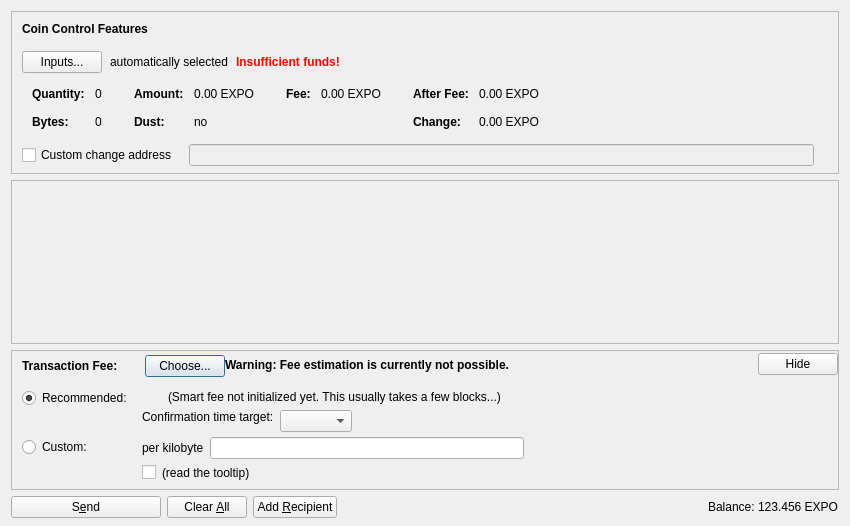
<?xml version="1.0" encoding="UTF-8"?>
<ui version="4.0">
 <class>SendCoinsDialog</class>
 <widget class="QDialog" name="SendCoinsDialog">
  <property name="geometry">
   <rect>
    <x>0</x>
    <y>0</y>
    <width>850</width>
    <height>526</height>
   </rect>
  </property>
  <property name="windowTitle">
   <string>Send Coins</string>
  </property>
  <layout class="QVBoxLayout" name="verticalLayout" stretch="0,1,0,0">
   <property name="bottomMargin">
    <number>8</number>
   </property>
   <item>
    <widget class="QFrame" name="frameCoinControl">
     <property name="sizePolicy">
      <sizepolicy hsizetype="Expanding" vsizetype="Expanding">
       <horstretch>0</horstretch>
       <verstretch>0</verstretch>
      </sizepolicy>
     </property>
     <property name="maximumSize">
      <size>
       <width>16777215</width>
       <height>16777215</height>
      </size>
     </property>
     <property name="frameShape">
      <enum>QFrame::StyledPanel</enum>
     </property>
     <property name="frameShadow">
      <enum>QFrame::Sunken</enum>
     </property>
     <layout class="QVBoxLayout" name="verticalLayoutCoinControl2">
      <property name="spacing">
       <number>0</number>
      </property>
      <property name="leftMargin">
       <number>0</number>
      </property>
      <property name="topMargin">
       <number>0</number>
      </property>
      <property name="rightMargin">
       <number>0</number>
      </property>
      <property name="bottomMargin">
       <number>6</number>
      </property>
      <item>
       <layout class="QVBoxLayout" name="verticalLayoutCoinControl" stretch="0,0,0,0,1">
        <property name="spacing">
         <number>0</number>
        </property>
        <property name="leftMargin">
         <number>10</number>
        </property>
        <property name="topMargin">
         <number>10</number>
        </property>
        <item>
         <layout class="QHBoxLayout" name="horizontalLayoutCoinControl1">
          <property name="bottomMargin">
           <number>15</number>
          </property>
          <item>
           <widget class="QLabel" name="labelCoinControlFeatures">
            <property name="sizePolicy">
             <sizepolicy hsizetype="Preferred" vsizetype="Maximum">
              <horstretch>0</horstretch>
              <verstretch>0</verstretch>
             </sizepolicy>
            </property>
            <property name="font">
             <font>
              <weight>75</weight>
              <bold>true</bold>
             </font>
            </property>
            <property name="styleSheet">
             <string notr="true">font-weight:bold;</string>
            </property>
            <property name="text">
             <string>Coin Control Features</string>
            </property>
           </widget>
          </item>
         </layout>
        </item>
        <item>
         <layout class="QHBoxLayout" name="horizontalLayoutCoinControl2" stretch="0,0,0,0">
          <property name="spacing">
           <number>8</number>
          </property>
          <property name="bottomMargin">
           <number>10</number>
          </property>
          <item>
           <widget class="QPushButton" name="pushButtonCoinControl">
            <property name="styleSheet">
             <string notr="true"/>
            </property>
            <property name="text">
             <string>Inputs...</string>
            </property>
            <property name="autoDefault">
             <bool>false</bool>
            </property>
           </widget>
          </item>
          <item>
           <widget class="QLabel" name="labelCoinControlAutomaticallySelected">
            <property name="text">
             <string>automatically selected</string>
            </property>
            <property name="margin">
             <number>5</number>
            </property>
           </widget>
          </item>
          <item>
           <widget class="QLabel" name="labelCoinControlInsuffFunds">
            <property name="font">
             <font>
              <weight>75</weight>
              <bold>true</bold>
             </font>
            </property>
            <property name="styleSheet">
             <string notr="true">color:red;font-weight:bold;</string>
            </property>
            <property name="text">
             <string>Insufficient funds!</string>
            </property>
            <property name="margin">
             <number>5</number>
            </property>
           </widget>
          </item>
          <item>
           <spacer name="horizontalSpacerCoinControl">
            <property name="orientation">
             <enum>Qt::Horizontal</enum>
            </property>
            <property name="sizeHint" stdset="0">
             <size>
              <width>40</width>
              <height>1</height>
             </size>
            </property>
           </spacer>
          </item>
         </layout>
        </item>
        <item>
         <widget class="QWidget" name="widgetCoinControl" native="true">
          <property name="sizePolicy">
           <sizepolicy hsizetype="Preferred" vsizetype="Preferred">
            <horstretch>0</horstretch>
            <verstretch>0</verstretch>
           </sizepolicy>
          </property>
          <property name="minimumSize">
           <size>
            <width>0</width>
            <height>0</height>
           </size>
          </property>
          <property name="styleSheet">
           <string notr="true"/>
          </property>
          <layout class="QHBoxLayout" name="horizontalLayoutCoinControl5">
           <property name="leftMargin">
            <number>0</number>
           </property>
           <property name="topMargin">
            <number>0</number>
           </property>
           <property name="rightMargin">
            <number>0</number>
           </property>
           <property name="bottomMargin">
            <number>0</number>
           </property>
           <item>
            <layout class="QHBoxLayout" name="horizontalLayoutCoinControl3" stretch="0,0,0,1">
             <property name="spacing">
              <number>20</number>
             </property>
             <property name="topMargin">
              <number>0</number>
             </property>
             <property name="bottomMargin">
              <number>10</number>
             </property>
             <item>
              <layout class="QFormLayout" name="formLayoutCoinControl1">
               <property name="horizontalSpacing">
                <number>10</number>
               </property>
               <property name="verticalSpacing">
                <number>14</number>
               </property>
               <property name="leftMargin">
                <number>10</number>
               </property>
               <property name="topMargin">
                <number>4</number>
               </property>
               <property name="rightMargin">
                <number>6</number>
               </property>
               <item row="0" column="0">
                <widget class="QLabel" name="labelCoinControlQuantityText">
                 <property name="font">
                  <font>
                   <weight>75</weight>
                   <bold>true</bold>
                  </font>
                 </property>
                 <property name="text">
                  <string>Quantity:</string>
                 </property>
                 <property name="margin">
                  <number>0</number>
                 </property>
                </widget>
               </item>
               <item row="0" column="1">
                <widget class="QLabel" name="labelCoinControlQuantity">
                 <property name="cursor">
                  <cursorShape>IBeamCursor</cursorShape>
                 </property>
                 <property name="contextMenuPolicy">
                  <enum>Qt::ActionsContextMenu</enum>
                 </property>
                 <property name="text">
                  <string notr="true">0</string>
                 </property>
                 <property name="margin">
                  <number>0</number>
                 </property>
                 <property name="textInteractionFlags">
                  <set>Qt::LinksAccessibleByMouse|Qt::TextSelectableByKeyboard|Qt::TextSelectableByMouse</set>
                 </property>
                </widget>
               </item>
               <item row="1" column="0">
                <widget class="QLabel" name="labelCoinControlBytesText">
                 <property name="font">
                  <font>
                   <weight>75</weight>
                   <bold>true</bold>
                  </font>
                 </property>
                 <property name="text">
                  <string>Bytes:</string>
                 </property>
                </widget>
               </item>
               <item row="1" column="1">
                <widget class="QLabel" name="labelCoinControlBytes">
                 <property name="cursor">
                  <cursorShape>IBeamCursor</cursorShape>
                 </property>
                 <property name="contextMenuPolicy">
                  <enum>Qt::ActionsContextMenu</enum>
                 </property>
                 <property name="text">
                  <string notr="true">0</string>
                 </property>
                 <property name="textInteractionFlags">
                  <set>Qt::LinksAccessibleByMouse|Qt::TextSelectableByKeyboard|Qt::TextSelectableByMouse</set>
                 </property>
                </widget>
               </item>
              </layout>
             </item>
             <item>
              <layout class="QFormLayout" name="formLayoutCoinControl2">
               <property name="horizontalSpacing">
                <number>10</number>
               </property>
               <property name="verticalSpacing">
                <number>14</number>
               </property>
               <property name="leftMargin">
                <number>6</number>
               </property>
               <property name="topMargin">
                <number>4</number>
               </property>
               <property name="rightMargin">
                <number>6</number>
               </property>
               <item row="0" column="0">
                <widget class="QLabel" name="labelCoinControlAmountText">
                 <property name="font">
                  <font>
                   <weight>75</weight>
                   <bold>true</bold>
                  </font>
                 </property>
                 <property name="text">
                  <string>Amount:</string>
                 </property>
                 <property name="margin">
                  <number>0</number>
                 </property>
                </widget>
               </item>
               <item row="0" column="1">
                <widget class="QLabel" name="labelCoinControlAmount">
                 <property name="cursor">
                  <cursorShape>IBeamCursor</cursorShape>
                 </property>
                 <property name="contextMenuPolicy">
                  <enum>Qt::ActionsContextMenu</enum>
                 </property>
                 <property name="text">
                  <string notr="true">0.00 EXPO</string>
                 </property>
                 <property name="textInteractionFlags">
                  <set>Qt::LinksAccessibleByMouse|Qt::TextSelectableByKeyboard|Qt::TextSelectableByMouse</set>
                 </property>
                </widget>
               </item>
               <item row="1" column="0">
                <widget class="QLabel" name="labelCoinControlLowOutputText">
                 <property name="font">
                  <font>
                   <weight>75</weight>
                   <bold>true</bold>
                  </font>
                 </property>
                 <property name="text">
                  <string>Dust:</string>
                 </property>
                </widget>
               </item>
               <item row="1" column="1">
                <widget class="QLabel" name="labelCoinControlLowOutput">
                 <property name="cursor">
                  <cursorShape>IBeamCursor</cursorShape>
                 </property>
                 <property name="contextMenuPolicy">
                  <enum>Qt::ActionsContextMenu</enum>
                 </property>
                 <property name="text">
                  <string notr="true">no</string>
                 </property>
                 <property name="textInteractionFlags">
                  <set>Qt::LinksAccessibleByMouse|Qt::TextSelectableByKeyboard|Qt::TextSelectableByMouse</set>
                 </property>
                </widget>
               </item>
              </layout>
             </item>
             <item>
              <layout class="QFormLayout" name="formLayoutCoinControl3">
               <property name="horizontalSpacing">
                <number>10</number>
               </property>
               <property name="verticalSpacing">
                <number>14</number>
               </property>
               <property name="leftMargin">
                <number>6</number>
               </property>
               <property name="topMargin">
                <number>4</number>
               </property>
               <property name="rightMargin">
                <number>6</number>
               </property>
               <item row="0" column="0">
                <widget class="QLabel" name="labelCoinControlFeeText">
                 <property name="font">
                  <font>
                   <weight>75</weight>
                   <bold>true</bold>
                  </font>
                 </property>
                 <property name="text">
                  <string>Fee:</string>
                 </property>
                 <property name="margin">
                  <number>0</number>
                 </property>
                </widget>
               </item>
               <item row="0" column="1">
                <widget class="QLabel" name="labelCoinControlFee">
                 <property name="cursor">
                  <cursorShape>IBeamCursor</cursorShape>
                 </property>
                 <property name="contextMenuPolicy">
                  <enum>Qt::ActionsContextMenu</enum>
                 </property>
                 <property name="text">
                  <string notr="true">0.00 EXPO</string>
                 </property>
                 <property name="textInteractionFlags">
                  <set>Qt::LinksAccessibleByMouse|Qt::TextSelectableByKeyboard|Qt::TextSelectableByMouse</set>
                 </property>
                </widget>
               </item>
              </layout>
             </item>
             <item>
              <layout class="QFormLayout" name="formLayoutCoinControl4">
               <property name="horizontalSpacing">
                <number>10</number>
               </property>
               <property name="verticalSpacing">
                <number>14</number>
               </property>
               <property name="leftMargin">
                <number>6</number>
               </property>
               <property name="topMargin">
                <number>4</number>
               </property>
               <property name="rightMargin">
                <number>6</number>
               </property>
               <item row="0" column="0">
                <widget class="QLabel" name="labelCoinControlAfterFeeText">
                 <property name="font">
                  <font>
                   <weight>75</weight>
                   <bold>true</bold>
                  </font>
                 </property>
                 <property name="text">
                  <string>After Fee:</string>
                 </property>
                 <property name="margin">
                  <number>0</number>
                 </property>
                </widget>
               </item>
               <item row="0" column="1">
                <widget class="QLabel" name="labelCoinControlAfterFee">
                 <property name="cursor">
                  <cursorShape>IBeamCursor</cursorShape>
                 </property>
                 <property name="contextMenuPolicy">
                  <enum>Qt::ActionsContextMenu</enum>
                 </property>
                 <property name="text">
                  <string notr="true">0.00 EXPO</string>
                 </property>
                 <property name="textInteractionFlags">
                  <set>Qt::LinksAccessibleByMouse|Qt::TextSelectableByKeyboard|Qt::TextSelectableByMouse</set>
                 </property>
                </widget>
               </item>
               <item row="1" column="0">
                <widget class="QLabel" name="labelCoinControlChangeText">
                 <property name="font">
                  <font>
                   <weight>75</weight>
                   <bold>true</bold>
                  </font>
                 </property>
                 <property name="text">
                  <string>Change:</string>
                 </property>
                </widget>
               </item>
               <item row="1" column="1">
                <widget class="QLabel" name="labelCoinControlChange">
                 <property name="cursor">
                  <cursorShape>IBeamCursor</cursorShape>
                 </property>
                 <property name="contextMenuPolicy">
                  <enum>Qt::ActionsContextMenu</enum>
                 </property>
                 <property name="text">
                  <string notr="true">0.00 EXPO</string>
                 </property>
                 <property name="textInteractionFlags">
                  <set>Qt::LinksAccessibleByMouse|Qt::TextSelectableByKeyboard|Qt::TextSelectableByMouse</set>
                 </property>
                </widget>
               </item>
              </layout>
             </item>
            </layout>
           </item>
          </layout>
         </widget>
        </item>
        <item>
         <layout class="QHBoxLayout" name="horizontalLayoutCoinControl4" stretch="0,0,0">
          <property name="spacing">
           <number>12</number>
          </property>
          <property name="sizeConstraint">
           <enum>QLayout::SetDefaultConstraint</enum>
          </property>
          <property name="topMargin">
           <number>5</number>
          </property>
          <property name="rightMargin">
           <number>5</number>
          </property>
          <item>
           <widget class="QCheckBox" name="checkBoxCoinControlChange">
            <property name="toolTip">
             <string>If this is activated, but the change address is empty or invalid, change will be sent to a newly generated address.</string>
            </property>
            <property name="text">
             <string>Custom change address</string>
            </property>
           </widget>
          </item>
          <item>
           <widget class="QValidatedLineEdit" name="lineEditCoinControlChange">
            <property name="enabled">
             <bool>false</bool>
            </property>
            <property name="sizePolicy">
             <sizepolicy hsizetype="Expanding" vsizetype="Fixed">
              <horstretch>0</horstretch>
              <verstretch>0</verstretch>
             </sizepolicy>
            </property>
           </widget>
          </item>
          <item>
           <widget class="QLabel" name="labelCoinControlChangeLabel">
            <property name="sizePolicy">
             <sizepolicy hsizetype="Preferred" vsizetype="Expanding">
              <horstretch>0</horstretch>
              <verstretch>0</verstretch>
             </sizepolicy>
            </property>
            <property name="minimumSize">
             <size>
              <width>0</width>
              <height>0</height>
             </size>
            </property>
            <property name="text">
             <string/>
            </property>
            <property name="margin">
             <number>3</number>
            </property>
           </widget>
          </item>
         </layout>
        </item>
        <item>
         <spacer name="verticalSpacerCoinControl">
          <property name="orientation">
           <enum>Qt::Vertical</enum>
          </property>
          <property name="sizeHint" stdset="0">
           <size>
            <width>800</width>
            <height>1</height>
           </size>
          </property>
         </spacer>
        </item>
       </layout>
      </item>
     </layout>
    </widget>
   </item>
   <item>
    <widget class="QScrollArea" name="scrollArea">
     <property name="widgetResizable">
      <bool>true</bool>
     </property>
     <widget class="QWidget" name="scrollAreaWidgetContents">
      <property name="geometry">
       <rect>
        <x>0</x>
        <y>0</y>
        <width>830</width>
        <height>104</height>
       </rect>
      </property>
      <layout class="QVBoxLayout" name="verticalLayout_2" stretch="0,1">
       <property name="leftMargin">
        <number>0</number>
       </property>
       <property name="topMargin">
        <number>0</number>
       </property>
       <property name="rightMargin">
        <number>0</number>
       </property>
       <property name="bottomMargin">
        <number>0</number>
       </property>
       <item>
        <layout class="QVBoxLayout" name="entries">
         <property name="spacing">
          <number>6</number>
         </property>
        </layout>
       </item>
       <item>
        <spacer name="verticalSpacer">
         <property name="orientation">
          <enum>Qt::Vertical</enum>
         </property>
         <property name="sizeHint" stdset="0">
          <size>
           <width>20</width>
           <height>40</height>
          </size>
         </property>
        </spacer>
       </item>
      </layout>
     </widget>
    </widget>
   </item>
   <item>
    <widget class="QFrame" name="frameFee">
     <property name="sizePolicy">
      <sizepolicy hsizetype="Expanding" vsizetype="Expanding">
       <horstretch>0</horstretch>
       <verstretch>0</verstretch>
      </sizepolicy>
     </property>
     <property name="maximumSize">
      <size>
       <width>16777215</width>
       <height>16777215</height>
      </size>
     </property>
     <property name="frameShape">
      <enum>QFrame::StyledPanel</enum>
     </property>
     <property name="frameShadow">
      <enum>QFrame::Sunken</enum>
     </property>
     <layout class="QVBoxLayout" name="verticalLayoutFee1">
      <property name="spacing">
       <number>0</number>
      </property>
      <property name="leftMargin">
       <number>0</number>
      </property>
      <property name="topMargin">
       <number>0</number>
      </property>
      <property name="rightMargin">
       <number>0</number>
      </property>
      <property name="bottomMargin">
       <number>0</number>
      </property>
      <item>
       <layout class="QVBoxLayout" name="verticalLayoutFee2" stretch="0,0,0">
        <property name="spacing">
         <number>0</number>
        </property>
        <property name="leftMargin">
         <number>10</number>
        </property>
        <property name="topMargin">
         <number>0</number>
        </property>
        <item>
         <layout class="QHBoxLayout" name="horizontalLayoutFee1">
          <property name="bottomMargin">
           <number>0</number>
          </property>
          <item>
           <layout class="QVBoxLayout" name="verticalLayoutFee7">
            <property name="spacing">
             <number>0</number>
            </property>
            <item>
             <spacer name="verticalSpacerSmartFee">
              <property name="orientation">
               <enum>Qt::Vertical</enum>
              </property>
              <property name="sizeType">
               <enum>QSizePolicy::Fixed</enum>
              </property>
              <property name="sizeHint" stdset="0">
               <size>
                <width>1</width>
                <height>4</height>
               </size>
              </property>
             </spacer>
            </item>
            <item>
             <layout class="QHBoxLayout" name="horizontalLayoutSmartFee">
              <property name="spacing">
               <number>10</number>
              </property>
              <item>
               <widget class="QLabel" name="labelFeeHeadline">
                <property name="sizePolicy">
                 <sizepolicy hsizetype="Preferred" vsizetype="Maximum">
                  <horstretch>0</horstretch>
                  <verstretch>0</verstretch>
                 </sizepolicy>
                </property>
                <property name="font">
                 <font>
                  <weight>75</weight>
                  <bold>true</bold>
                 </font>
                </property>
                <property name="styleSheet">
                 <string notr="true">font-weight:bold;</string>
                </property>
                <property name="text">
                 <string>Transaction Fee:</string>
                </property>
               </widget>
              </item>
              <item>
               <widget class="QLabel" name="labelFeeMinimized">
                <property name="text">
                 <string/>
                </property>
               </widget>
              </item>
              <item>
               <widget class="QPushButton" name="buttonChooseFee">
                <property name="text">
                 <string>Choose...</string>
                </property>
               </widget>
              </item>
             </layout>
            </item>
            <item>
             <spacer name="verticalSpacer_5">
              <property name="orientation">
               <enum>Qt::Vertical</enum>
              </property>
              <property name="sizeHint" stdset="0">
               <size>
                <width>1</width>
                <height>1</height>
               </size>
              </property>
             </spacer>
            </item>
           </layout>
          </item>
          <item>
           <widget class="QLabel" name="fallbackFeeWarningLabel">
            <property name="toolTip">
             <string>Using the fallbackfee can result in sending a transaction that will take several hours or days (or never) to confirm. Consider choosing your fee manually or wait until you have validated the complete chain.</string>
            </property>
            <property name="font">
            <font>
                <weight>75</weight>
                <bold>true</bold>
            </font>
            </property>
            <property name="text">
             <string>Warning: Fee estimation is currently not possible.</string>
            </property>
            <property name="wordWrap">
             <bool>false</bool>
            </property>
           </widget>
          </item>
          <item>
           <spacer name="horizontalSpacer_4">
            <property name="orientation">
             <enum>Qt::Horizontal</enum>
            </property>
            <property name="sizeType">
             <enum>QSizePolicy::MinimumExpanding</enum>
            </property>
            <property name="sizeHint" stdset="0">
             <size>
              <width>40</width>
              <height>20</height>
             </size>
            </property>
           </spacer>
          </item>
          <item>
           <widget class="QPushButton" name="buttonMinimizeFee">
            <property name="toolTip">
             <string>collapse fee-settings</string>
            </property>
            <property name="text">
             <string>Hide</string>
            </property>
           </widget>
          </item>
         </layout>
        </item>
        <item>
         <widget class="QFrame" name="frameFeeSelection">
          <layout class="QVBoxLayout" name="verticalLayoutFee12">
           <property name="spacing">
            <number>0</number>
           </property>
           <property name="leftMargin">
            <number>0</number>
           </property>
           <property name="topMargin">
            <number>0</number>
           </property>
           <property name="rightMargin">
            <number>0</number>
           </property>
           <property name="bottomMargin">
            <number>0</number>
           </property>
           <item>
            <layout class="QGridLayout" name="gridLayoutFee">
             <property name="topMargin">
              <number>10</number>
             </property>
             <property name="bottomMargin">
              <number>4</number>
             </property>
             <property name="horizontalSpacing">
              <number>10</number>
             </property>
             <property name="verticalSpacing">
              <number>4</number>
             </property>
             <item row="1" column="1">
              <layout class="QVBoxLayout" name="verticalLayoutFee8">
               <property name="spacing">
                <number>6</number>
               </property>
               <item>
                <layout class="QHBoxLayout" name="horizontalLayoutFee13">
                 <item>
                  <widget class="QLabel" name="labelCustomPerKilobyte">
                   <property name="toolTip">
                    <string>If the custom fee is set to 1000 satoshis and the transaction is only 250 bytes, then &quot;per kilobyte&quot; only pays 250 satoshis in fee, while &quot;total at least&quot; pays 1000 satoshis. For transactions bigger than a kilobyte both pay by kilobyte.</string>
                   </property>
                   <property name="text">
                    <string>per kilobyte</string>
                   </property>
                  </widget>
                 </item>
                 <item>
                  <widget class="BitcoinAmountField" name="customFee"/>
                 </item>
                 <item>
                  <spacer name="horizontalSpacer_6">
                   <property name="orientation">
                    <enum>Qt::Horizontal</enum>
                   </property>
                   <property name="sizeHint" stdset="0">
                    <size>
                     <width>1</width>
                     <height>1</height>
                    </size>
                   </property>
                  </spacer>
                 </item>
                </layout>
               </item>
               <item>
                <layout class="QHBoxLayout" name="horizontalLayoutFee8">
                 <item>
                  <widget class="QCheckBox" name="checkBoxMinimumFee">
                   <property name="toolTip">
                    <string>Paying only the minimum fee is just fine as long as there is less transaction volume than space in the blocks. But be aware that this can end up in a never confirming transaction once there is more demand for expocash transactions than the network can process.</string>
                   </property>
                   <property name="text">
                    <string/>
                   </property>
                  </widget>
                 </item>
                 <item>
                  <widget class="QLabel" name="labelMinFeeWarning">
                   <property name="enabled">
                    <bool>true</bool>
                   </property>
                   <property name="toolTip">
                    <string>Paying only the minimum fee is just fine as long as there is less transaction volume than space in the blocks. But be aware that this can end up in a never confirming transaction once there is more demand for expocash transactions than the network can process.</string>
                   </property>
                   <property name="text">
                    <string>(read the tooltip)</string>
                   </property>
                   <property name="margin">
                    <number>5</number>
                   </property>
                  </widget>
                 </item>
                 <item>
                  <spacer name="horizontalSpacer_2">
                   <property name="orientation">
                    <enum>Qt::Horizontal</enum>
                   </property>
                   <property name="sizeHint" stdset="0">
                    <size>
                     <width>1</width>
                     <height>1</height>
                    </size>
                   </property>
                  </spacer>
                 </item>
                </layout>
               </item>
              </layout>
             </item>
             <item row="0" column="0">
              <layout class="QVBoxLayout" name="verticalLayoutFee4" stretch="0,1">
               <item>
                <widget class="QRadioButton" name="radioSmartFee">
                 <property name="text">
                  <string>Recommended:</string>
                 </property>
                 <property name="checked">
                  <bool>true</bool>
                 </property>
                 <attribute name="buttonGroup">
                  <string notr="true">groupFee</string>
                 </attribute>
                </widget>
               </item>
               <item>
                <spacer name="verticalSpacer_2">
                 <property name="orientation">
                  <enum>Qt::Vertical</enum>
                 </property>
                 <property name="sizeHint" stdset="0">
                  <size>
                   <width>1</width>
                   <height>1</height>
                  </size>
                 </property>
                </spacer>
               </item>
              </layout>
             </item>
             <item row="1" column="0">
              <layout class="QVBoxLayout" name="verticalLayoutFee9" stretch="0,1">
               <item>
                <widget class="QRadioButton" name="radioCustomFee">
                 <property name="text">
                  <string>Custom:</string>
                 </property>
                 <attribute name="buttonGroup">
                  <string notr="true">groupFee</string>
                 </attribute>
                </widget>
               </item>
               <item>
                <spacer name="verticalSpacer_6">
                 <property name="orientation">
                  <enum>Qt::Vertical</enum>
                 </property>
                 <property name="sizeHint" stdset="0">
                  <size>
                   <width>1</width>
                   <height>1</height>
                  </size>
                 </property>
                </spacer>
               </item>
              </layout>
             </item>
             <item row="0" column="1">
              <layout class="QVBoxLayout" name="verticalLayoutFee3" stretch="0,0,1">
               <property name="spacing">
                <number>6</number>
               </property>
               <property name="topMargin">
                <number>2</number>
               </property>
               <item>
                <layout class="QHBoxLayout" name="horizontalLayoutFee12">
                 <item>
                  <widget class="QLabel" name="labelSmartFee">
                   <property name="text">
                    <string/>
                   </property>
                   <property name="margin">
                    <number>2</number>
                   </property>
                  </widget>
                 </item>
                 <item>
                  <widget class="QLabel" name="labelFeeEstimation">
                   <property name="text">
                    <string/>
                   </property>
                  </widget>
                 </item>
                 <item>
                  <widget class="QLabel" name="labelSmartFee2">
                   <property name="text">
                    <string>(Smart fee not initialized yet. This usually takes a few blocks...)</string>
                   </property>
                   <property name="margin">
                    <number>2</number>
                   </property>
                  </widget>
                 </item>
                 <item>
                  <spacer name="horizontalSpacer_5">
                   <property name="orientation">
                    <enum>Qt::Horizontal</enum>
                   </property>
                   <property name="sizeHint" stdset="0">
                    <size>
                     <width>1</width>
                     <height>1</height>
                    </size>
                   </property>
                  </spacer>
                 </item>
                </layout>
               </item>
               <item>
                <layout class="QHBoxLayout" name="horizontalLayoutFee9">
                 <item>
                  <layout class="QVBoxLayout" name="verticalLayoutFee6">
                   <item>
                    <widget class="QLabel" name="labelSmartFee3">
                     <property name="text">
                      <string>Confirmation time target:</string>
                     </property>
                     <property name="margin">
                      <number>2</number>
                     </property>
                    </widget>
                   </item>
                   <item>
                    <spacer name="verticalSpacer_3">
                     <property name="orientation">
                      <enum>Qt::Vertical</enum>
                     </property>
                     <property name="sizeHint" stdset="0">
                      <size>
                       <width>1</width>
                       <height>1</height>
                      </size>
                     </property>
                    </spacer>
                   </item>
                  </layout>
                 </item>
                 <item>
                  <layout class="QVBoxLayout" name="verticalLayoutFee5">
                   <property name="rightMargin">
                    <number>30</number>
                   </property>
                   <item>
                    <layout class="QHBoxLayout" name="horizontalLayoutConfTarget">
                     <property name="bottomMargin">
                      <number>0</number>
                     </property>
                     <item>
                      <widget class="QComboBox" name="confTargetSelector"/>
                     </item>
                     <item>
                      <spacer name="horizontalSpacerConfTarget">
                       <property name="orientation">
                        <enum>Qt::Horizontal</enum>
                       </property>
                       <property name="sizeHint" stdset="0">
                        <size>
                         <width>40</width>
                         <height>20</height>
                        </size>
                       </property>
                      </spacer>
                     </item>
                    </layout>
                   </item>
                  </layout>
                 </item>
                </layout>
               </item>
               <item>
                <spacer name="verticalSpacer_4">
                 <property name="orientation">
                  <enum>Qt::Vertical</enum>
                 </property>
                 <property name="sizeHint" stdset="0">
                  <size>
                   <width>1</width>
                   <height>1</height>
                  </size>
                 </property>
                </spacer>
               </item>
              </layout>
             </item>
            </layout>
           </item>
          </layout>
         </widget>
        </item>
        <item>
         <spacer name="verticalSpacerFee">
          <property name="orientation">
           <enum>Qt::Vertical</enum>
          </property>
          <property name="sizeHint" stdset="0">
           <size>
            <width>40</width>
            <height>5</height>
           </size>
          </property>
         </spacer>
        </item>
       </layout>
      </item>
     </layout>
    </widget>
   </item>
   <item>
    <layout class="QHBoxLayout" name="horizontalLayout">
     <item>
      <widget class="QPushButton" name="sendButton">
       <property name="minimumSize">
        <size>
         <width>150</width>
         <height>0</height>
        </size>
       </property>
       <property name="toolTip">
        <string>Confirm the send action</string>
       </property>
       <property name="text">
        <string>S&amp;end</string>
       </property>
       <property name="icon">
        <iconset resource="../bitcoin.qrc">
         <normaloff>:/icons/send</normaloff>:/icons/send</iconset>
       </property>
       <property name="autoDefault">
        <bool>false</bool>
       </property>
       <property name="default">
        <bool>false</bool>
       </property>
      </widget>
     </item>
     <item>
      <widget class="QPushButton" name="clearButton">
       <property name="sizePolicy">
        <sizepolicy hsizetype="Minimum" vsizetype="Fixed">
         <horstretch>0</horstretch>
         <verstretch>0</verstretch>
        </sizepolicy>
       </property>
       <property name="toolTip">
        <string>Clear all fields of the form.</string>
       </property>
       <property name="text">
        <string>Clear &amp;All</string>
       </property>
       <property name="icon">
        <iconset resource="../bitcoin.qrc">
         <normaloff>:/icons/remove</normaloff>:/icons/remove</iconset>
       </property>
       <property name="autoDefault">
        <bool>false</bool>
       </property>
      </widget>
     </item>
     <item>
      <widget class="QPushButton" name="addButton">
       <property name="toolTip">
        <string>Send to multiple recipients at once</string>
       </property>
       <property name="text">
        <string>Add &amp;Recipient</string>
       </property>
       <property name="icon">
        <iconset resource="../bitcoin.qrc">
         <normaloff>:/icons/add</normaloff>:/icons/add</iconset>
       </property>
       <property name="autoDefault">
        <bool>false</bool>
       </property>
      </widget>
     </item>
     <item>
      <spacer name="horizontalSpacer">
       <property name="orientation">
        <enum>Qt::Horizontal</enum>
       </property>
       <property name="sizeHint" stdset="0">
        <size>
         <width>40</width>
         <height>20</height>
        </size>
       </property>
      </spacer>
     </item>
     <item>
      <layout class="QHBoxLayout" name="horizontalLayout_2">
       <property name="spacing">
        <number>3</number>
       </property>
       <item>
        <widget class="QLabel" name="label">
         <property name="sizePolicy">
          <sizepolicy hsizetype="Preferred" vsizetype="Fixed">
           <horstretch>0</horstretch>
           <verstretch>0</verstretch>
          </sizepolicy>
         </property>
         <property name="text">
          <string>Balance:</string>
         </property>
        </widget>
       </item>
       <item>
        <widget class="QLabel" name="labelBalance">
         <property name="sizePolicy">
          <sizepolicy hsizetype="Preferred" vsizetype="Fixed">
           <horstretch>0</horstretch>
           <verstretch>0</verstretch>
          </sizepolicy>
         </property>
         <property name="cursor">
          <cursorShape>IBeamCursor</cursorShape>
         </property>
         <property name="text">
          <string notr="true">123.456 EXPO</string>
         </property>
         <property name="textInteractionFlags">
          <set>Qt::LinksAccessibleByMouse|Qt::TextSelectableByKeyboard|Qt::TextSelectableByMouse</set>
         </property>
        </widget>
       </item>
      </layout>
     </item>
    </layout>
   </item>
  </layout>
 </widget>
 <customwidgets>
  <customwidget>
   <class>QValidatedLineEdit</class>
   <extends>QLineEdit</extends>
   <header>qvalidatedlineedit.h</header>
  </customwidget>
  <customwidget>
   <class>BitcoinAmountField</class>
   <extends>QLineEdit</extends>
   <header>bitcoinamountfield.h</header>
   <container>1</container>
  </customwidget>
 </customwidgets>
 <resources>
  <include location="../bitcoin.qrc"/>
 </resources>
 <connections/>
 <buttongroups>
  <buttongroup name="groupFee"/>
 </buttongroups>
</ui>
